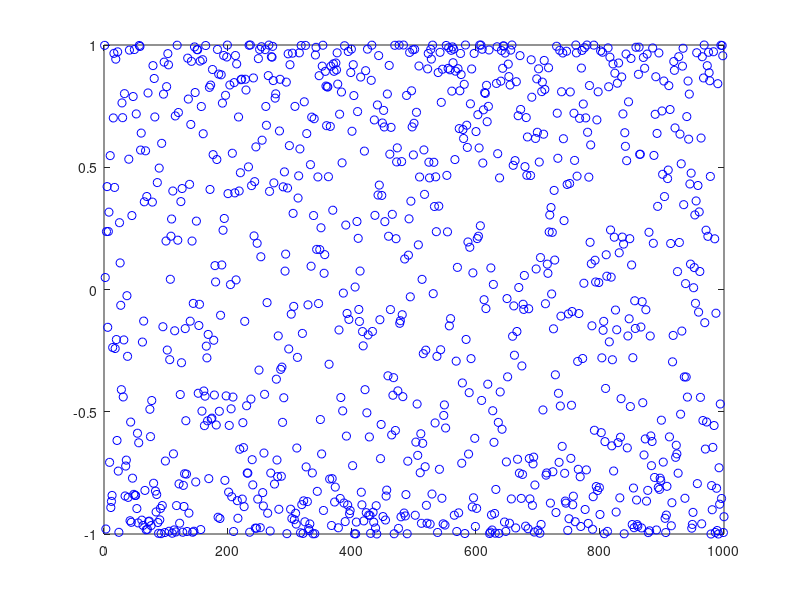
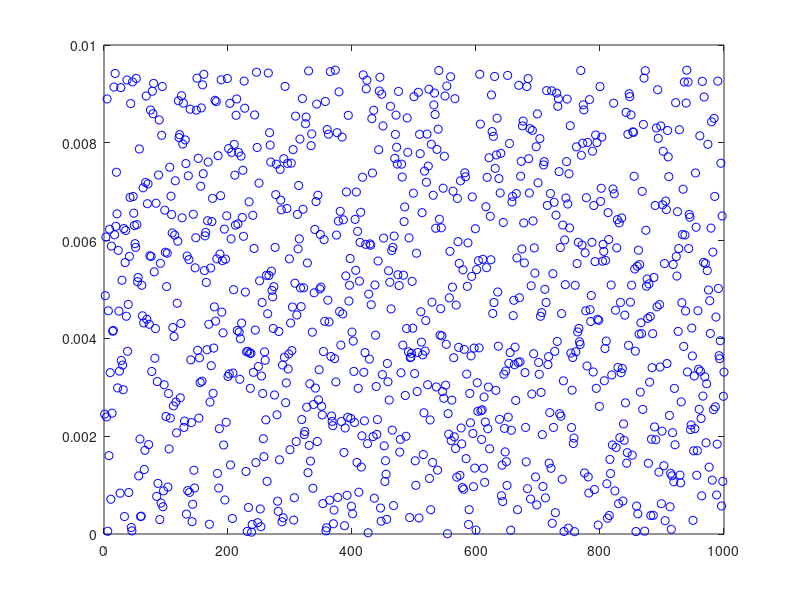
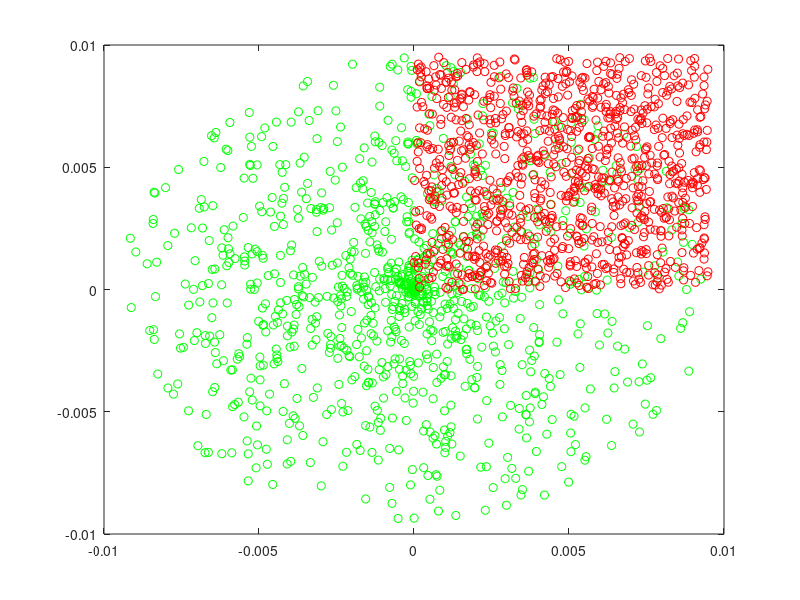

Recreate these plots in MATLAB, in order.
clearvars;
clc;

N = 1000;

R = 0.010; %metros
d = 0.0005; %fuck yeah bitch (en metros)

t = 2*pi*rand(N,1);

tp = 2*pi*rand(N,1);

er = @(t) [cos(t), sin(t), 0];

erp = @(tp) [cos(tp),sin(tp),0];

etp = @(tp) [-sin(tp),cos(tp),0];

k = [0,0,1];

f = @(t,tp) dot(cross(etp(tp),er(t)),k);

a = zeros(N,1);

for i=1:N
    
   a(i) = f(t(i),tp(i));

end

figure(1);

plot(a,'ob')

r = (R-d)*rand(N,1);

figure(2);

plot(r,'ob')

x = r.*cos(t);
y = r.*sin(t);

figure(3);
plot(x,y,'og')

g = @(t,tp) dot(er(t),erp(tp));


b = zeros(N,1);

for i=1:N
    
   b(i) = g(t(i),tp(i));

end


xx = (R-d)*rand(N,1);

yy = (R-d)*rand(N,1);


figure(3);
plot(x,y,'og')
hold on;
plot(xx,yy,'or');
hold off;
